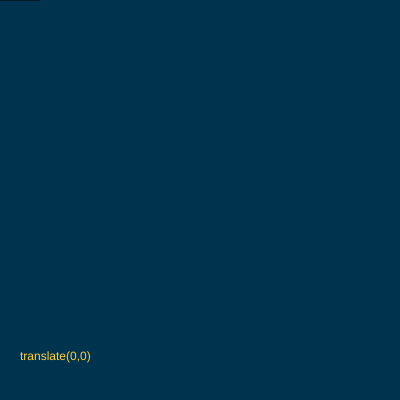
Frame 1 (no input)
Frame 60 (no input): identical to frame 1, image omitted
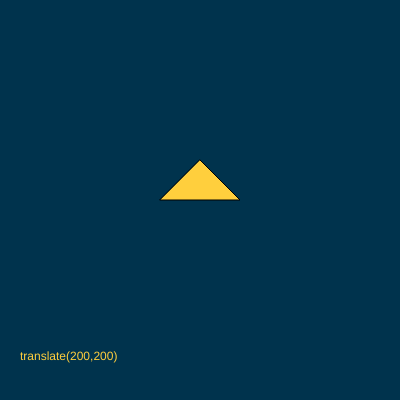
Frame 120 (the mouse pressed at the canvas centre since frame 60)

The p5.js sketch that drew these frames (run headless with seeded random() and noise() and a simulated clock; from frame 60 on, the mouse is pressed at the canvas centre):

// p5.js sketch
// ── sketch.js
function setup() {
  createCanvas(400,400); 
  colorMode(HSB,360,100,100);
}

function draw(){
  background(200,100,30);
  fill(45,76,100);
  //uncomment this line to see the translation
  showTranslation();
  translate(mouseX,mouseY);
  triangle(-40,0,40,0,0,-40);

}

function showTranslation(){
  //the translation function
  text("translate("+mouseX+","+mouseY+")",20,height-40);
}
// ── style.css
html, body {
  overflow: hidden;
  margin: 0;
  padding: 0;
}

canvas {
  margin-top: auto;
  margin-bottom: auto;
  margin-left: auto;
  margin-right:auto;
  position: absolute;
  top: 0; left: 0; bottom: 0; right: 0;
}
